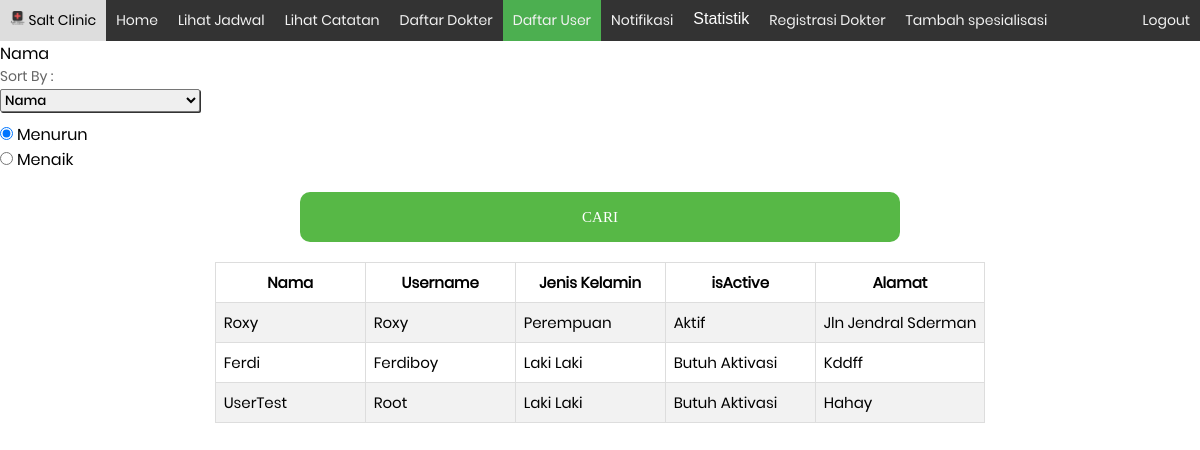
Before: /daftar-user.php (signed in) with the older database file.
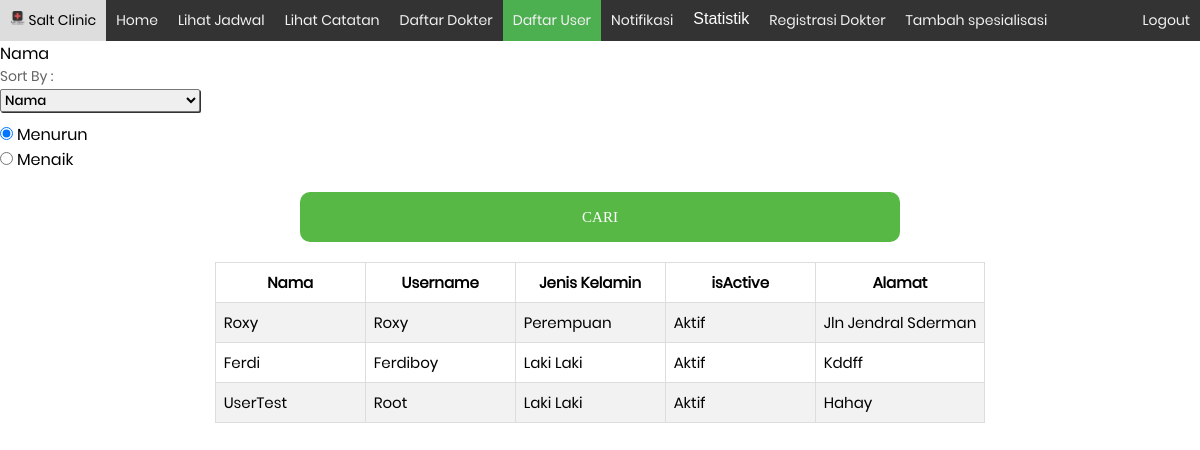
After: the same page with the newer database file.
### tables this page shows
CREATE TABLE `users` (
  `idUser` int(11) NOT NULL,
  `nama` varchar(50) NOT NULL,
  `umur` int(11) DEFAULT NULL,
  `jenisKelamin` varchar(2) NOT NULL,
  `priviledge` int(11) NOT NULL,
  `isActive` tinyint(1) NOT NULL,
  `username` varchar(25) NOT NULL,
  `alamat` varchar(255) NOT NULL,
  `password` varchar(8) NOT NULL
);

### daftar-user.php (the view, shortened to what this page needs)
<?php
    include('connection/session.php');
    $query = " SELECT nama,username,jenisKelamin,isActive,Alamat
	FROM users
	WHERE priviledge=1";
	$filter="";
	$query .=$filter;
    $result =$conn->query($query);
?>
<!DOCTYPE html>
<html lang="en">
	<head>
		<link rel="stylesheet" type="text/css" href="fonts/font-awesome-4.7.0/css/font-awesome.min.css">
		<link rel="stylesheet" type="text/css" href="css/main.css">
	</head>
	<body>
		<?php include ('navbar/admin-navmenu.php')?>
		<form method="GET" action="">
			<label for="">Nama </label> <input type="text" name="userID" id=""><br>
			<div class="input-box">
						<p>Sort By :</p>
						<select id='pilihan' class='my-form' name="sort">
							<option value="nama">Nama</option>
						</select>
			</div>
			<input type="radio" name="sortby" value="desc" checked> Menurun<br>
  			<input type="radio" name="sortby" value="asc"> Menaik<br>
			<div class="container-menu-btn" style="width:">
						<button class="menu-btn">
							Cari
						</button>
					</div>
			</form>
		<div class="my-container">
			<table class='table table-striped'>
				<tr>
					<th>Nama</th>
					<th>Username</th>
					<th>Jenis Kelamin</th>
					<th>isActive</th>
					<th>Alamat</th>
				</tr>
			<?php
				while ($row=$result->fetch_array()) {
						if ($row['jenisKelamin']=='L') {
								$jenisKelamin = "Laki Laki";
						} else {
								$jenisKelamin ="Perempuan";
						}
						if ($row['isActive']==0) {
								$status = 'Butuh Aktivasi';
						} else {
								$status = "Aktif";
						}
						echo "<tr>
						<td>". $row["nama"] ."</td>
						<td> ".$row["username"] ."</td>
						<td> ".$jenisKelamin."</td>
						<td> ".$status."</td>
						<td> ".$row["Alamat"]."</td>
						";
						}
			?>
			</table>
		</div>
	</body>
</html>

Changed rows visible on the page:
changed users "Ferdi": isActive "Butuh Aktivasi" → "Aktif"
changed users "UserTest": isActive "Butuh Aktivasi" → "Aktif"
